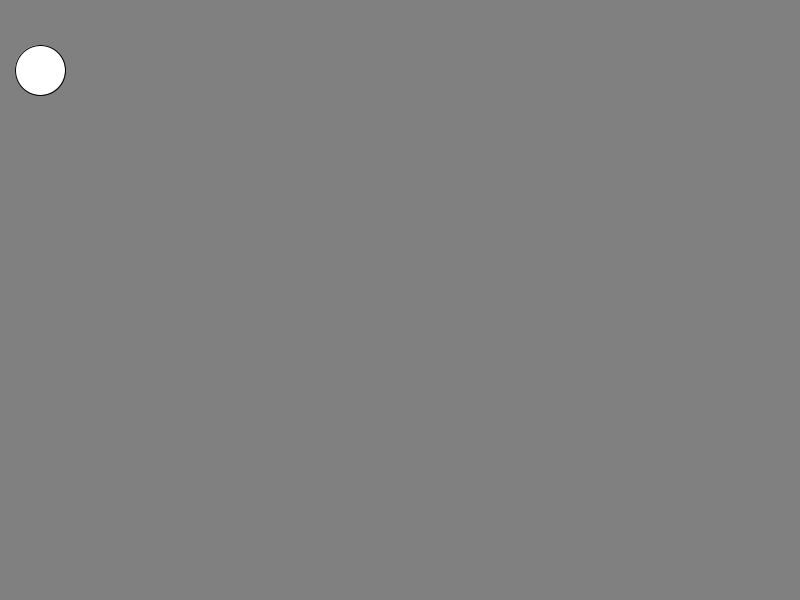
Frame 1 (no input)
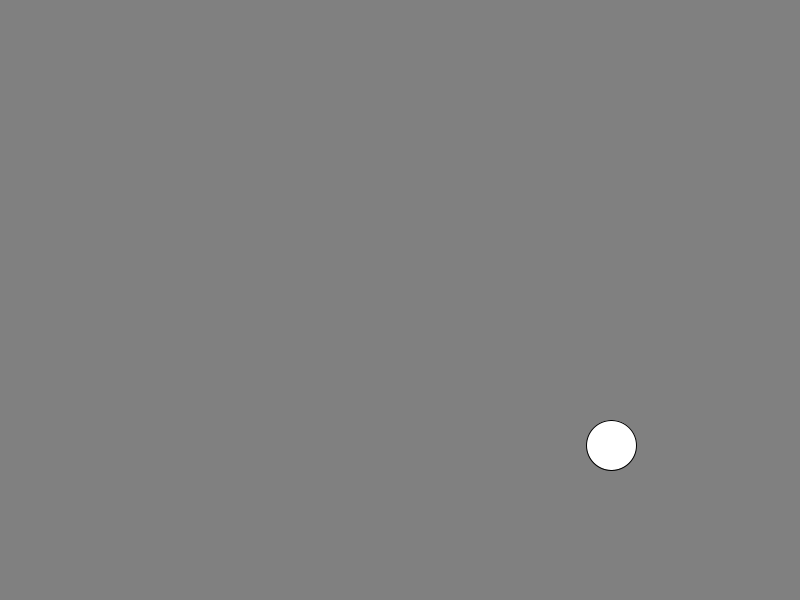
Frame 60 (the mouse pressed at the canvas centre just before this capture)
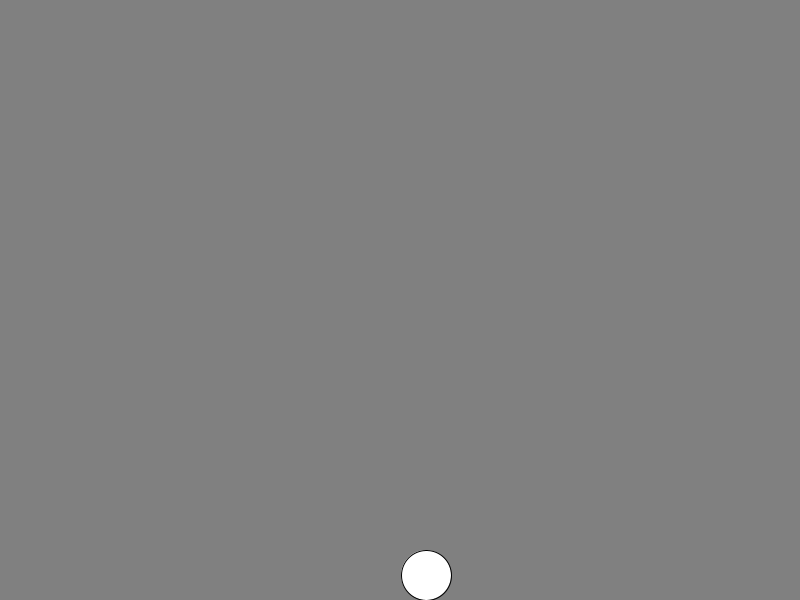
Frame 120 (the mouse held since frame 60 and released just before this capture)

The Processing sketch that drew these frames (run headless with seeded random() and noise(); from frame 60 on, the mouse is pressed at the canvas centre):

// Processing sketch: sample05_08
// ── sample05_08.pde
float centerX = 30.0; 
float centerY = 70.0;
float dx = 10.0; //毎フレームのボール水平方向の移動量（水平速度）
float dy = 0.0; //毎フレームのボール垂直方向の移動量（垂直速度）
float radius = 25.0; //ボールの半径
float diameter = radius * 2.0; //ボールの直径
void setup() {
  size(800, 600);
}
void draw() {
  background(128); 
  update();//状態変更（更新）をまとめて呼び出す
  drawBall();
}
void update() {
  moveBall();
  checkHitWalls();
  bounceBall();
  accelerateBall();
}
void moveBall() {
  centerX += dx; //円の中心を右に移動する
  centerY += dy; //円の中心を下に移動する
}
void accelerateBall() {
  float gravity = 10.0; //１フレームあたりの重力加速度に相当する画素数
  dy += gravity; //下向きに加速する
}
void checkHitWalls() {
  float left = radius; //左の壁に当たった時の中心位置x座標
  float right = width - radius; //右の壁に当たった時の中心位置x座標
  if (centerX < left) { //左の壁に当たったら
    centerX = left;
    dx = -dx;
  } else if (right < centerX) { //右の壁に当たったら
    centerX = right;
    dx = -dx;
  }
}
void bounceBall() {
  float centerYFloor = height - radius; //ボールが床に乗るときの中心y座標
  if (centerY < centerYFloor) return;//ボールが床より上なら何もしない
  centerY = centerYFloor;
  dy = -dy;
  applyFriction(); //実際に弾む場合のみ摩擦力を適用する
}
void applyFriction() {
  float frictionX = 0.2; //摩擦力により水平方向速度を減速させる量
  if (abs(dx) < frictionX) dx = 0.0; //水平速度が十分小さければ止めてしまう
  else if (dx < 0.0) dx += frictionX; //左向きの場合は右向きに減速
  else dx -= frictionX; //右向きの場合は左向きに減速
}
void drawBall() { //MVCのViewの処理
  ellipse(centerX, centerY, diameter, diameter);
}

void mouseDragged() { 
  centerX = pmouseX; //ボールの位置は一つ前のフレームのカーソル位置・・・
  centerY = pmouseY; //とする
  dx = mouseX - pmouseX; //ボールの速度は、一つ前から現在のフレームまで・・・
  dy = mouseY - pmouseY; //のカーソル移動量とする
}
